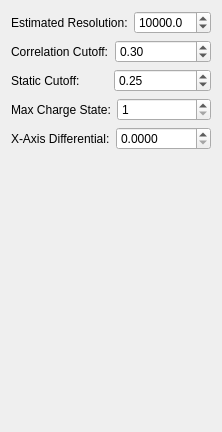
                 <widget class="QWidget" name="tab" >
                  <attribute name="title" >
                   <string>High Res.</string>
                  </attribute>
                  <layout class="QVBoxLayout" name="verticalLayout_11" >
                   <item>
                    <layout class="QVBoxLayout" name="verticalLayout_10" >
                     <item>
                      <layout class="QHBoxLayout" name="horizontalLayout_5" >
                       <item>
                        <widget class="QLabel" name="label_31" >
                         <property name="text" >
                          <string>Estimated Resolution:</string>
                         </property>
                        </widget>
                       </item>
                       <item>
                        <widget class="QDoubleSpinBox" name="resEst_SB" >
                         <property name="toolTip" >
                          <string>Initial guess for the resolution of the spectrum in question.  This value is used as an initial parameter to perform isotopic fitting.</string>
                         </property>
                         <property name="decimals" >
                          <number>1</number>
                         </property>
                         <property name="minimum" >
                          <double>0.000000000000000</double>
                         </property>
                         <property name="maximum" >
                          <double>1000000.000000000000000</double>
                         </property>
                         <property name="singleStep" >
                          <double>50.000000000000000</double>
                         </property>
                         <property name="value" >
                          <double>10000.000000000000000</double>
                         </property>
                        </widget>
                       </item>
                      </layout>
                     </item>
                     <item>
                      <layout class="QHBoxLayout" name="horizontalLayout_6" >
                       <item>
                        <widget class="QLabel" name="label_32" >
                         <property name="text" >
                          <string>Correlation Cutoff:</string>
                         </property>
                        </widget>
                       </item>
                       <item>
                        <widget class="QDoubleSpinBox" name="corrCutOff_SB" >
                         <property name="toolTip" >
                          <string>Isotope fits below this value will be excluded from the peak list</string>
                         </property>
                         <property name="maximum" >
                          <double>1.000000000000000</double>
                         </property>
                         <property name="singleStep" >
                          <double>0.050000000000000</double>
                         </property>
                         <property name="value" >
                          <double>0.300000000000000</double>
                         </property>
                        </widget>
                       </item>
                      </layout>
                     </item>
                     <item>
                      <layout class="QHBoxLayout" name="horizontalLayout_7" >
                       <item>
                        <widget class="QLabel" name="label_33" >
                         <property name="text" >
                          <string>Static Cutoff:</string>
                         </property>
                        </widget>
                       </item>
                       <item>
                        <widget class="QDoubleSpinBox" name="staticThresh_SB" >
                         <property name="toolTip" >
                          <string>Minimum fraction to be considered.  Intensity values below this value will be ignored.  If a spectrum with high dynamic range is present, this number should be small.  The converse is also true.</string>
                         </property>
                         <property name="value" >
                          <double>0.250000000000000</double>
                         </property>
                        </widget>
                       </item>
                      </layout>
                     </item>
                     <item>
                      <layout class="QHBoxLayout" name="horizontalLayout_8" >
                       <item>
                        <widget class="QLabel" name="label_34" >
                         <property name="text" >
                          <string>Max Charge State:</string>
                         </property>
                        </widget>
                       </item>
                       <item>
                        <widget class="QSpinBox" name="maxCharge_SB" >
                         <property name="toolTip" >
                          <string>&lt;!DOCTYPE HTML PUBLIC "-//W3C//DTD HTML 4.0//EN" "http://www.w3.org/TR/REC-html40/strict.dtd">
&lt;html>&lt;head>&lt;meta name="qrichtext" content="1" />&lt;style type="text/css">
p, li { white-space: pre-wrap; }
&lt;/style>&lt;/head>&lt;body style=" font-family:'MS Shell Dlg 2'; font-size:8.25pt; font-weight:400; font-style:normal;">
&lt;p style=" margin-top:0px; margin-bottom:0px; margin-left:0px; margin-right:0px; -qt-block-indent:0; text-indent:0px;">&lt;span style=" font-size:8pt;">Maximum charge state to be considered.  HAS NOT BEEN TESTED FOR MULTIPLE CHARGE STATES SO THIS IS NOT CURRENTLY IMPLEMENTED!&lt;/span>&lt;/p>&lt;/body>&lt;/html></string>
                         </property>
                         <property name="minimum" >
                          <number>1</number>
                         </property>
                         <property name="value" >
                          <number>1</number>
                         </property>
                        </widget>
                       </item>
                      </layout>
                     </item>
                     <item>
                      <layout class="QHBoxLayout" name="horizontalLayout_9" >
                       <item>
                        <widget class="QLabel" name="label_35" >
                         <property name="text" >
                          <string>X-Axis Differential:</string>
                         </property>
                        </widget>
                       </item>
                       <item>
                        <widget class="QDoubleSpinBox" name="xDiff_SB" >
                         <property name="toolTip" >
                          <string>Increment by which the x axis will be parsed to perform isotope fitting.</string>
                         </property>
                         <property name="decimals" >
                          <number>4</number>
                         </property>
                         <property name="singleStep" >
                          <double>0.010000000000000</double>
                         </property>
                         <property name="value" >
                          <double>0.000000000000000</double>
                         </property>
                        </widget>
                       </item>
                      </layout>
                     </item>
                    </layout>
                   </item>
                   <item>
                    <spacer name="verticalSpacer" >
                     <property name="orientation" >
                      <enum>Qt::Vertical</enum>
                     </property>
                     <property name="sizeHint" stdset="0" >
                      <size>
                       <width>20</width>
                       <height>271</height>
                      </size>
                     </property>
                    </spacer>
                   </item>
                  </layout>
                 </widget>
